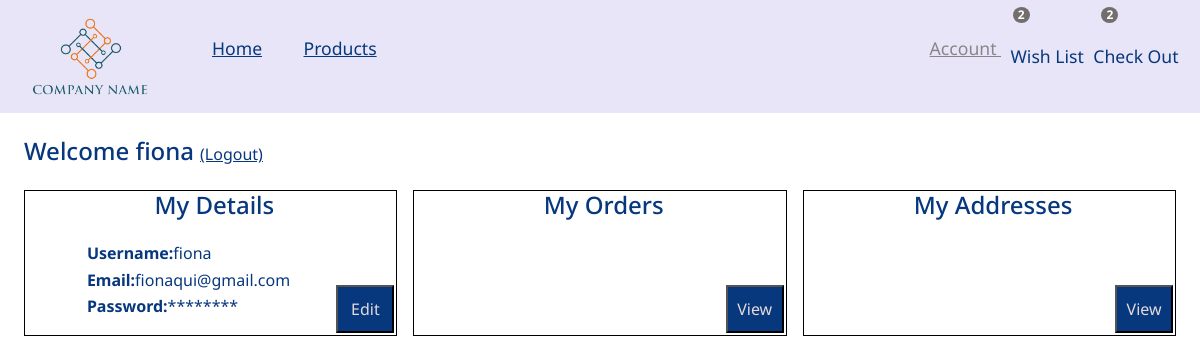
The app's page /account-info (signed in), older data.
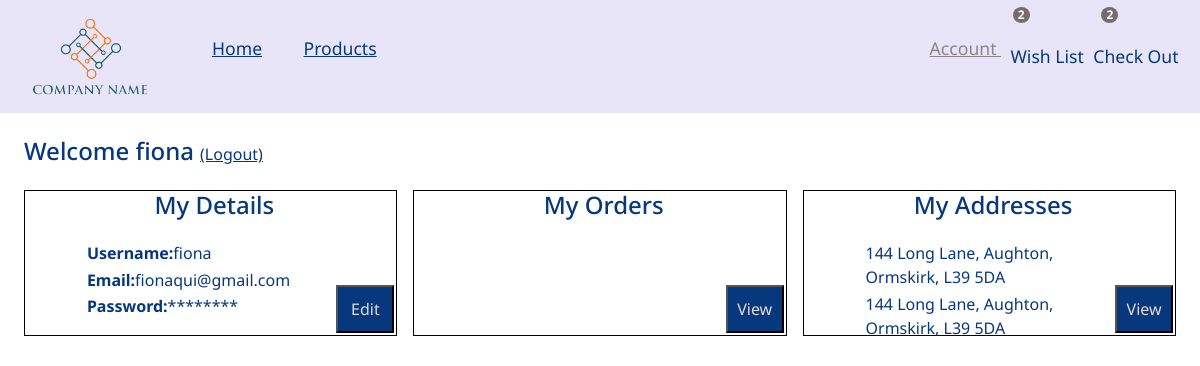
The same page, newer data.
### address/models.py (models this page shows)
class Address(models.Model):
    profile = models.ForeignKey(Profile, on_delete = models.CASCADE )
    line1 = models.CharField(max_length=100)
    line2= models.CharField(max_length=100)
    city = models.CharField(max_length=100)
    postal_code = models.CharField(max_length=100)
    def __str__(self):
        return self.line1+", "+self.line2+", "+self.city+", "+self.postal_code

### profiles/views.py (the view)
# urls.py: path("account-info", views.accountInfo, name="account-info"),
def accountInfo(request):
    if request.user.is_authenticated:
        try:
            addresses=Address.objects.filter(profile = Profile.objects.get(user = request.user))
        except:
            addresses=[]
        try:
            orders=Order.objects.filter(profile = Profile.objects.get(user = request.user))
        except:
            orders=[]
        return render(request, 'account-info.html', {'addresses':addresses, 'orders':orders})
    else:
        return redirect('login')

### profiles/templates/account-info.html (shortened to what this page needs)
{% extends "base.html" %}
{% load static %}
{% load icons %}
{% block css %}
    <link href="{% static 'styles/base.css' %}" rel="stylesheet" >
    <link href="{% static 'styles/account-info.css' %}" rel="stylesheet">
{% endblock %}
{% block content %}
<div class="account-container">
    <h4>Welcome {{ request.user.username }}</h4><a href = "{% url 'logout' %}">(Logout)</a>
    <div class="account">
        <div class="details">
            <h4 class="heading">My Details</h4>
            <div class="icon">
            </div>
            <div class="info">
                <p><strong>Username:</strong>{{ request.user.username }}</p>
                <p><strong>Email:</strong>{{ request.user.email }}</p>
                <p><strong>Password:</strong>********</p>
            </div>
            <button class="change">Edit</button>
        </div>
        <div class="details">
            <h4 class="heading">My Orders</h4>
            <icon class="icon">{% icon 'orders' %}</icon>
            <div class="info">
            </div>
            <button class="change">View</button>
        </div>
        <div class="details">
            <h4 class="heading">My Addresses</h4>
            <icon class="icon">{% icon 'address' %}</icon>
            <div class="info">
                {% for address in addresses %}
                    <p>{{ address }}</p>
                {% endfor %}
            </div>
            <button class="change">View</button>
        </div>
    </div>
</div>
{% endblock %}

### store/templates/base.html (shortened to what this page needs)
{% load static %}
{% load bootstrap5 %}
{% load icons %}
{% bootstrap_css %}
<!doctype html>
<html lang="en">
  <head>
    <link href="https://maxcdn.bootstrapcdn.com/font-awesome/4.7.0/css/font-awesome.min.css"
    rel="stylesheet"
    >
    <link href="{% static 'styles/reset.css' %}" rel="stylesheet" >
    {% block css %}
    {% endblock %}
  </head>
  <body style="--bs-body-font-family: 'Noto Sans', sans-serif">
    {% block nav %}
        <nav>
          <img class="logo" src="{% static '/images/logo.png' %}" />
          <ul class="nav-links-left">
            <li id ="home">
              <a href="{% url 'index' %}">Home</a>
            </li>
            <li id ="products">
              <a  href="{% url 'products' %}">Products</a>
            </li>
          </ul>
          <ul class="nav-links-right" >
            <li id ="account" >
              <label>Account&nbsp;</label>
            </li>
            <li id ="wish-list" >
              <a href="{% url 'showWishList' %}">{% icon 'heart' %}<span class="badge">{{ wishlistLength }}</span></a>
              <label>Wish&nbsp;List</label>
            </li>
            <li id ="cart">
              <a href="{% url 'showcart' %}">{% icon 'cart' %}<span class="badge">{{ cartLength }}</span></a>
              <label>Check&nbsp;Out</label>
            </li>
          </ul>
        </nav>
    {% endblock nav %}
    {% block content %}
    {% endblock content %}
  </body>
</html>

### store/static/styles/base.css (style rules this page uses)
body { background-color: white; }
h2, h4, p, a, label, .dropdown-menu { color:#07377d; }
.logo { min-width: 100px; max-width: 15%; height: auto; }
button { color:#e3dbdb; background-color: #07377d; }
nav { display:flex; font-size: 1.2rem; background-color: #e7e5f7; }
nav li { list-style: none; margin-right:2%; }
nav a { margin-right:2rem; }
.nav-links-left { display: flex; justify-content: flex-start; align-items: center; width:50%; }
.nav-links-right { margin-right:1%; display: flex; justify-content: flex-end; width:50%; }
.nav-links-right li { display: flex; flex-direction: column; align-items: center; justify-content: center; }
.badge { background-color: #736d6d; font-size: 12px; color: #fff; border-radius: 50%; padding: 2px 5px; position: relative; left: -10px; top: -28px; }
@media screen and (max-width: 1200px) { nav { font-size: 1.1rem; line-height: 1; } }
@media screen and (max-width: 1200px) { .badge { top: -25px; } }

### profiles/static/styles/account-info.css (style rules this page uses)
#account a, #account label { color:#736d6d; text-decoration: underline; text-decoration-color: #736d6d; cursor:default; margin-bottom:3%; opacity: 0.8; }
.account-container { margin-top: 2%; }
icon { display: inline; opacity: 0.5; margin:2%; }
h4 { font-size: x-large; margin-left:2%; display: inline; }
.account h4 { text-align: center; }
.account { margin:2%; display: grid; grid-template-columns: repeat(3, 1fr); column-gap: 1rem; row-gap: 1rem; }
.details { display: grid; grid-template-columns: 2fr 8fr 2fr; grid-template-rows: 3rem 6rem; border: solid black 1px; grid-template-areas: "a a a " "b c d"; }
.heading { grid-area: a; }
.icon { grid-area: b; text-align: center; }
.info { grid-area: c; }
.info p { margin: 1% 0; }
.change { grid-area: d; }
button { align-self: end; height:50%; margin:3%; }
.account-container a { margin-left: 0.5%; }

Row changes from the older to the newer data that the page shows:
added Address: line1+line2+city "144 Long Lane, Aughton, Ormskirk, L39 5DA"
added Address: line1+line2+city "144 Long Lane, Aughton, Ormskirk, L39 5DA"
